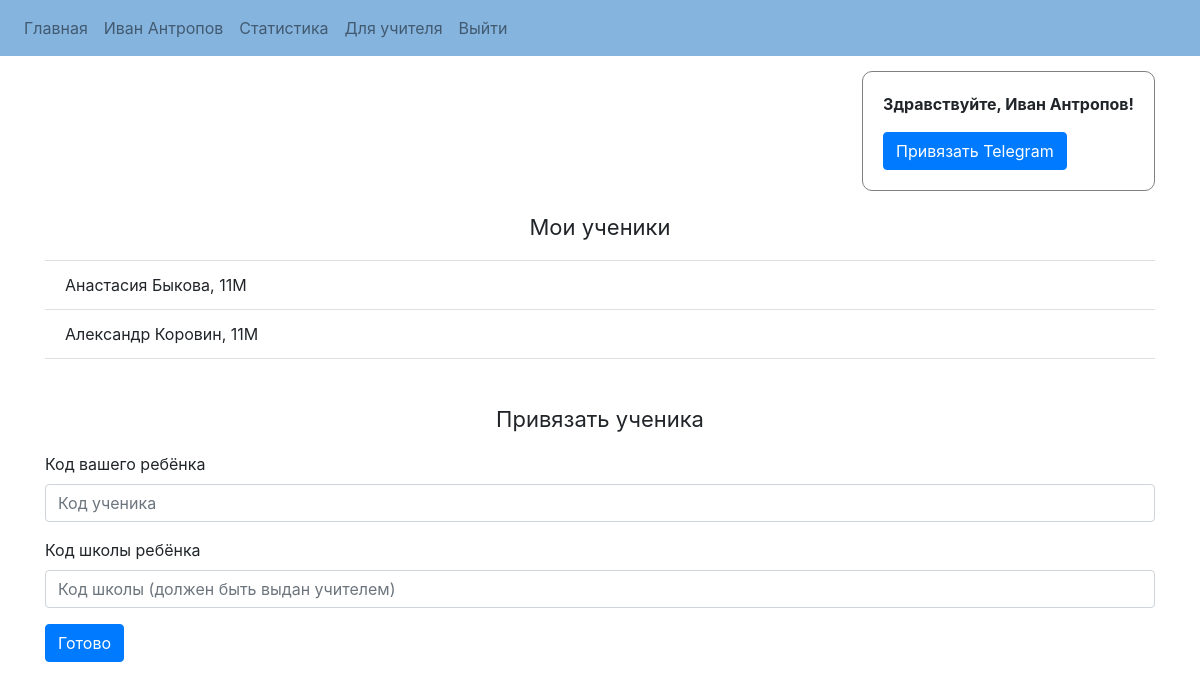
The page /profile (signed in) on the database its author committed.
### website/models.py (models this page shows)
class User(db.Model, UserMixin):
    id = db.Column(db.Integer, primary_key=True)
    email = db.Column(db.String(150), unique=True)
    password = db.Column(db.String(150))
    name = db.Column(db.String(150))
    phone = db.Column(db.String(150), unique=True)
    student_id = db.relationship('Student')
    tgchatid = db.Column(db.String(150))
    user_type = db.Column(db.String(150))
    school_code = db.Column(db.Integer)

class Student(db.Model):
    id = db.Column(db.Integer, primary_key=True)
    code = db.Column(db.String(150))
    name = db.Column(db.String(150))
    surname = db.Column(db.String(150))
    student_class = db.Column(db.String(150))
    student_grade = db.Column(db.Integer)
    student_attendance = db.relationship('Attendance')
    parent_id = db.Column(db.Integer, db.ForeignKey('user.id'))
    school_code = db.Column(db.Integer)

### website/auth.py (the view, shortened to what this page needs)
@auth.route('/profile', methods=['get', 'post'])
@login_required
def profile():
    return render_template("profile.html", user=current_user)

### website/templates/profile.html (shortened to what this page needs)
{%extends "base.html"%}
{% block content %}
<div id="right-block" style="float: right; border: 1px gray solid; padding: 20px; border-radius:10px;">
  <b style="float: right;"> Здравcтвуйте, {{ user.name }}! </b>
  <br />
  {% if user.tgchatid == "null" %}
  <form method="post" style="float: left;">
    <button type="submit" class="btn btn-primary">Привязать Telegram</button>
  </form>
  {% elif user.tgchatid[0] == 't' and user.tgchatid[1] == 'g'%}
    <p>Напишите нашему боту <a href="https://t.me/ktonamestebot">@ktonamestebot</a>: Привязать <i>*ваш код*</i></p>
    <p>Ваш код активации: <i>{{ user.tgchatid }}</i></p>
  {% endif %}
</div>
<ul class="list-group list-group-flush" id="students" style="float: left; margin: 0 auto; width: 100%; margin-top:20px;">
  {% if user.student_id != null %}
  <p style="text-align: center; font-size: 22px;">Мои ученики</p>
  {% for student in user.student_id %}
  <li class="list-group-item">{{student.name}} {{student.surname}}, {{student.student_grade}}{{student.student_class}}</li>
  {% endfor %}
  {% endif %}
</ul>
<div id="left-block" style="float: left; margin-right: 20px; width: 100%; margin-top: 20px;">
  <form method="post" width="100%">
    <br>
  <p style="text-align: center; font-size: 22px;">Привязать ученика</p>
      <div class="form-group">
        <label for="studentCode">Код вашего ребёнка</label>
        <input
          type="text"
          class="form-control"
          id="studentCode"
          name="studentCode"
          placeholder="Код ученика"
          required="True"
        />
      </div>
      <div class="form-group">
        <label for="schoolCode">Код школы ребёнка</label>
        <input
          type="text"
          class="form-control"
          id="schoolCode"
          name="schoolCode"
          placeholder="Код школы (должен быть выдан учителем)"
          required="True"
        />
      </div>
      <button type="submit" class="btn btn-primary">Готово</button>
    </form>
</div>
{% endblock %}

### website/templates/base.html (shortened to what this page needs)
<!DOCTYPE html>
<html>
  <head>
    <link
      rel="stylesheet"
      href="https://stackpath.bootstrapcdn.com/bootstrap/4.4.1/css/bootstrap.min.css"
    />
    <link
      rel="stylesheet"
      href="https://stackpath.bootstrapcdn.com/font-awesome/4.7.0/css/font-awesome.min.css"
    />
  </head>
  <body>
    <nav class="navbar navbar-expand-lg navbar-light"
    style="background-color: #85b4df;">
      <div class="collapse navbar-collapse" id="navbar">
        <div class="navbar-nav">
          {% if user.is_authenticated %}
          <a class="nav-item nav-link" id="home" href="/">Главная</a>
          <a class="nav-item nav-link" id="profile" href="/profile">{{ user.name }}</a>
          <a class="nav-item nav-link" id="statistics" href="/statistics">Статистика</a>
            {% if user.user_type == 'admin' or user.user_type == 'teacher' or user.user_type == 'moderator'%}
              <a class="nav-item nav-link" id="teacher_panel" href="/teacher_panel">Для учителя</a>
            {% endif %}
          <a class="nav-item nav-link" id="logout" href="/logout">Выйти</a>
          {% else %}
          <a class="nav-item nav-link" id="home" href="/">Главная</a>
          <a class="nav-item nav-link" id="login" href="/login">Войти</a>
          <a class="nav-item nav-link" id="signUp" href="/sign-up">Регистрация</a>
          {% endif %}
        </div>
      </div>
    </nav>
    <div class="container" style="margin-top: 15px;">{% block content %} {% endblock %}</div>
  </body>
</html>

### rows shown on the page
User: name "Иван Антропов"
Student: name "Анастасия", surname "Быкова", student_grade "11", student_class "M"
Student: name "Александр", surname "Коровин", student_grade "11", student_class "M"
